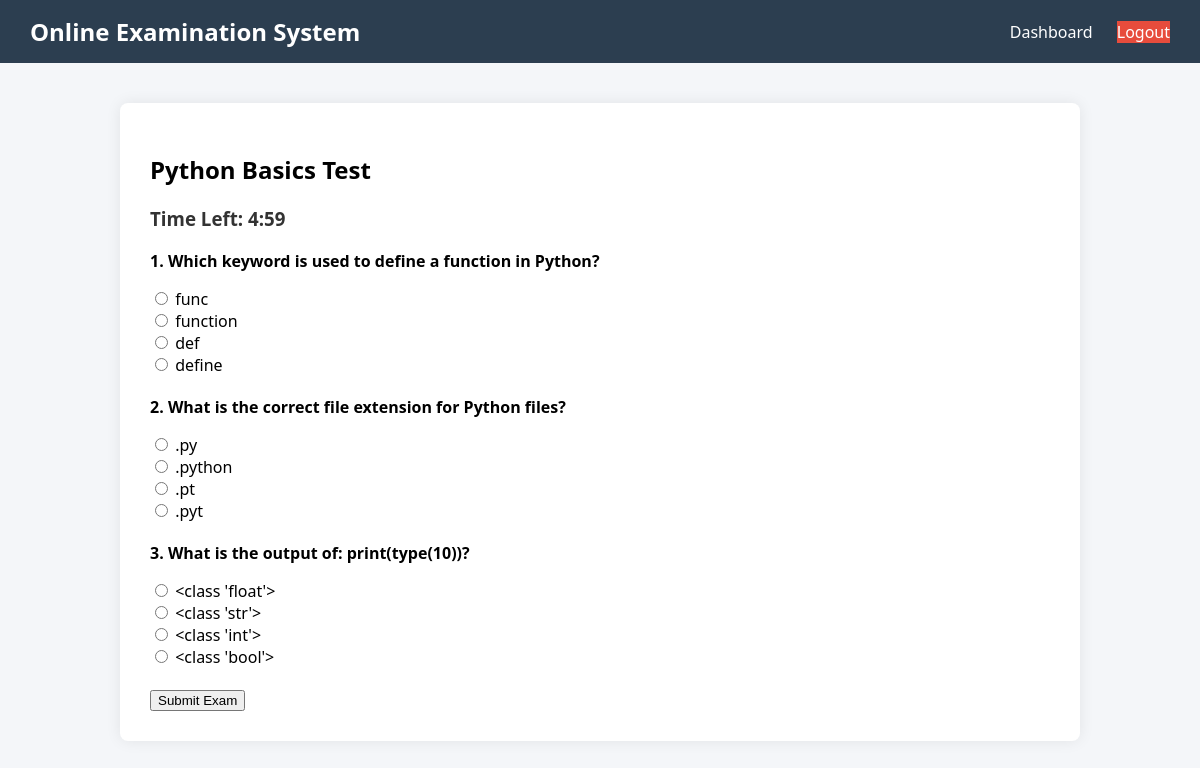
The page /exams/start/2/ (signed in) on the database its author committed.
### exams/models.py (models this page shows, shortened)
class Exam(models.Model):
    subject = models.ForeignKey('Subject', on_delete=models.CASCADE)
    title = models.CharField(max_length=200)
    duration = models.IntegerField(help_text="Minutes")
    total_questions = models.IntegerField()
    start_time = models.DateTimeField(default=timezone.now)
    end_time = models.DateTimeField(default=timezone.now)

class Question(models.Model):
    exam = models.ForeignKey(Exam, on_delete=models.CASCADE)
    question = models.TextField()
    option1 = models.CharField(max_length=200)
    option2 = models.CharField(max_length=200)
    option3 = models.CharField(max_length=200)
    option4 = models.CharField(max_length=200)
    correct_answer = models.CharField(max_length=200)

### exams/views.py (the view, shortened to what this page needs)
# urls.py: path('start/<int:exam_id>/',start_exam, name='start_exam'),
def start_exam(request, exam_id):
    exam = get_object_or_404(Exam, id=exam_id)
    if Result.objects.filter(user=request.user, exam=exam).exists():
        return redirect('exam_result')
    questions = Question.objects.filter(exam=exam).order_by('?')[:exam.total_questions]
    return render(request, 'exam_page.html', {
        'exam': exam,
        'questions': questions
    })

### exams/templates/exam_page.html (shortened to what this page needs)
{% extends 'base.html' %}
{% block content %}
<h2>{{ exam.title }}</h2>
<h3>Time Left: <span id="time">00:00</span></h3>
<form method="post">
    {% for q in questions %}
        <div style="margin-bottom:20px;">
            <p><b>{{ forloop.counter }}. {{ q.question }}</b></p>
            <label><input type="radio" name="{{ q.id }}" value="{{ q.option1 }}"> {{ q.option1 }}</label><br>
            <label><input type="radio" name="{{ q.id }}" value="{{ q.option2 }}"> {{ q.option2 }}</label><br>
            <label><input type="radio" name="{{ q.id }}" value="{{ q.option3 }}"> {{ q.option3 }}</label><br>
            <label><input type="radio" name="{{ q.id }}" value="{{ q.option4 }}"> {{ q.option4 }}</label><br>
        </div>
    {% endfor %}
    <button type="submit">Submit Exam</button>
</form>
{% endblock %}

### accounts/templates/base.html (shortened to what this page needs)
<!DOCTYPE html>
<html lang="en">
<head>
</head>
<body>
<div class="navbar">
    <h2>Online Examination System</h2>
    <div class="nav-links">
        <a href="{% url 'dashboard' %}">Dashboard</a>
        <a href="{% url 'logout' %}" class="logout-btn">Logout</a>
    </div>
</div>
<div class="container">
    {% block content %}{% endblock %}
</div>
</body>
</html>

### accounts/templates/base.html (style rules this page uses)
body { margin: 0; font-family: "Segoe UI", Tahoma, sans-serif; background-color: #f4f6f9; }
.navbar { background: #2c3e50; padding: 15px 30px; color: white; display: flex; justify-content: space-between; align-items: center; }
.navbar h2 { margin: 0; }
.nav-links a { color: white; text-decoration: none; margin-left: 20px; font-weight: 500; }
.container { max-width: 900px; margin: 40px auto; background: white; padding: 30px; border-radius: 8px; box-shadow: 0 0 15px rgba(0,0,0,0.08); }
.logout-btn { background: #e74c3c; }
h3 { margin-top: 0; color: #333; }

### rows shown on the page
Exam: title "Python Basics Test"
Question: question "Which keyword is used to define a function in Python?", option1 "func", option2 "function", option3 "def", option4 "define"
Question: question "What is the correct file extension for Python files?", option1 ".py", option2 ".python", option3 ".pt", option4 ".pyt"
Question: question "What is the output of: print(type(10))?", option1 "<class 'float'>", option2 "<class 'str'>", option3 "<class 'int'>", option4 "<class 'bool'>"
